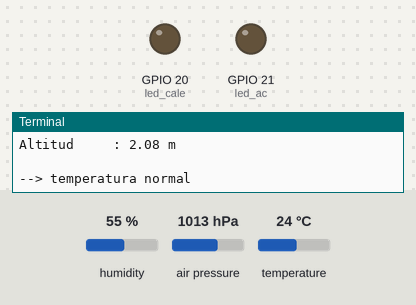
A program run on a simulated Raspberry Pi (BCM pin numbers). Parts: output pins drawn as LEDs (lit = HIGH), the last lines printed to the terminal. The inputs (shaded band) are chosen by the test bench; at power-on: temperature 24 °C, humidity 55 %, air pressure 1013 hPa. Threads take turns every 2 ms.

Above: at 1.2 s.
1.3 s: temperature set to 21.6 °C
3.2 s: temperature set to 20.1 °C
At 4.3 s:
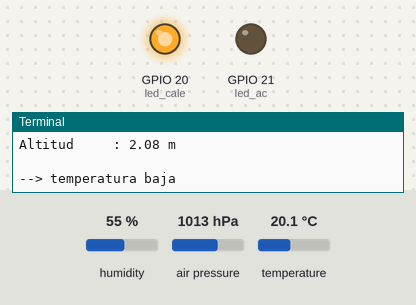
5.5 s: temperature set to 28 °C
At 7.1 s:
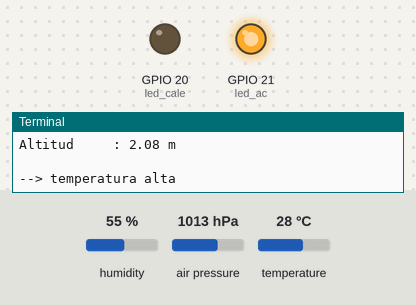
7.5 s: temperature set to 25.5 °C
9.2 s: temperature set to 24.4 °C
At 10.4 s:
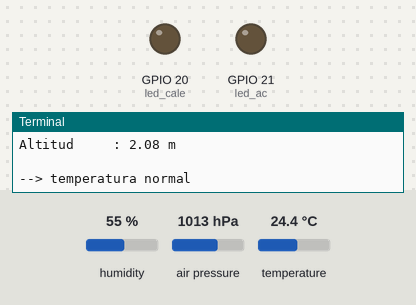
11.5 s: temperature set to 12 °C
At 13.3 s:
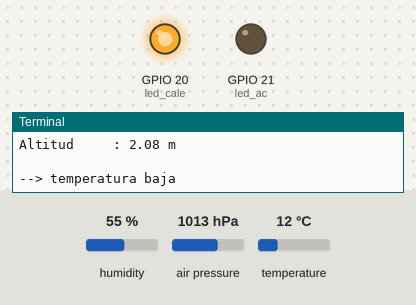
Timing chart, 0 to 14.5 s (numbered marks = the images above; inputs shaded):
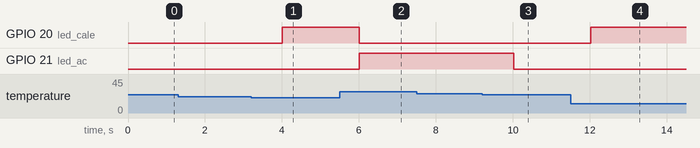

Measured:
- the behaviour switches between 21 and 20.9 °C on temperature (found by bisection; images 0 and 1)
- the behaviour switches between 25.1 and 25 °C on temperature (found by bisection; images 2 and 3)
- after the input at 3.2 s, GPIO 20 (led_cale): LOW → HIGH after 0.81 s
- after the input at 5.5 s, GPIO 20 (led_cale): HIGH → LOW after 0.51 s; GPIO 21 (led_ac): LOW → HIGH after 0.51 s
- after the input at 9.2 s, GPIO 21 (led_ac): HIGH → LOW after 0.82 s
- after the input at 11.5 s, GPIO 20 (led_cale): LOW → HIGH after 0.53 s

The program:

termo-avanzado.py
```python
#!/usr/bin/python3
# -*- coding: utf-8 -*-

import board
import digitalio
import busio
import adafruit_bme280
import time
import signal
import sys
import _thread

# leds
led_ac = digitalio.DigitalInOut(board.D21)
led_ac.direction = digitalio.Direction.OUTPUT

led_cale = digitalio.DigitalInOut(board.D20)
led_cale.direction = digitalio.Direction.OUTPUT

def encender(led):
  led.value = True

def apagar(led):
  led.value = False

def limpiarLeds():
  apagar(led_ac)
  apagar(led_cale)

# sensor bme280
i2c = busio.I2C(board.SCL, board.SDA)
sensor = adafruit_bme280.Adafruit_BME280_I2C(i2c)

sensor.sea_level_pressure = 1013.25 #presión a nivel del mar (referencia)

# teclado
def input_thread(listener):
    input()
    listener.append(True)

# función para procesar sigint (señal de parada)
def sigint_handler(sig, frame):
    limpiarLeds()
    print()
    sys.exit(0)

signal.signal(signal.SIGINT, sigint_handler)

# main
def main():

  print()
  print("pulsa Enter para terminar")

  limpiarLeds()

  listener = []
  _thread.start_new_thread(input_thread, (listener,))

  while not listener:

    # leemos la situación actual
    temperatura = sensor.temperature
    humedad = sensor.humidity
    presion = sensor.pressure
    altitud = sensor.altitude

    # escribimos los valores medidos
    print()
    print("Temperatura : %0.1f C" % temperatura)
    print("Humedad     : %0.1f %%" % humedad)
    print("Presión     : %0.1f hPa" % presion)
    print("Altitud     : %0.2f m" % altitud)
    print()

    if (temperatura > 25.0): # podemos cambiar la temperatura de corte
      # hace calor
      # necesitamos el aire acondicionado
      encender(led_ac)
      apagar(led_cale)
      print("--> temperatura alta")
    elif (temperatura < 21.0):
      # hace frío
      # necesitamos la calefacción
      encender(led_cale)
      apagar(led_ac)
      print("--> temperatura baja")
    else:
      # ni frío ni calor
      # apagamos todo
      apagar(led_ac)
      apagar(led_cale)
      print("--> temperatura normal")

    time.sleep(1)

  limpiarLeds()

if __name__ == "__main__":
   main()
```
